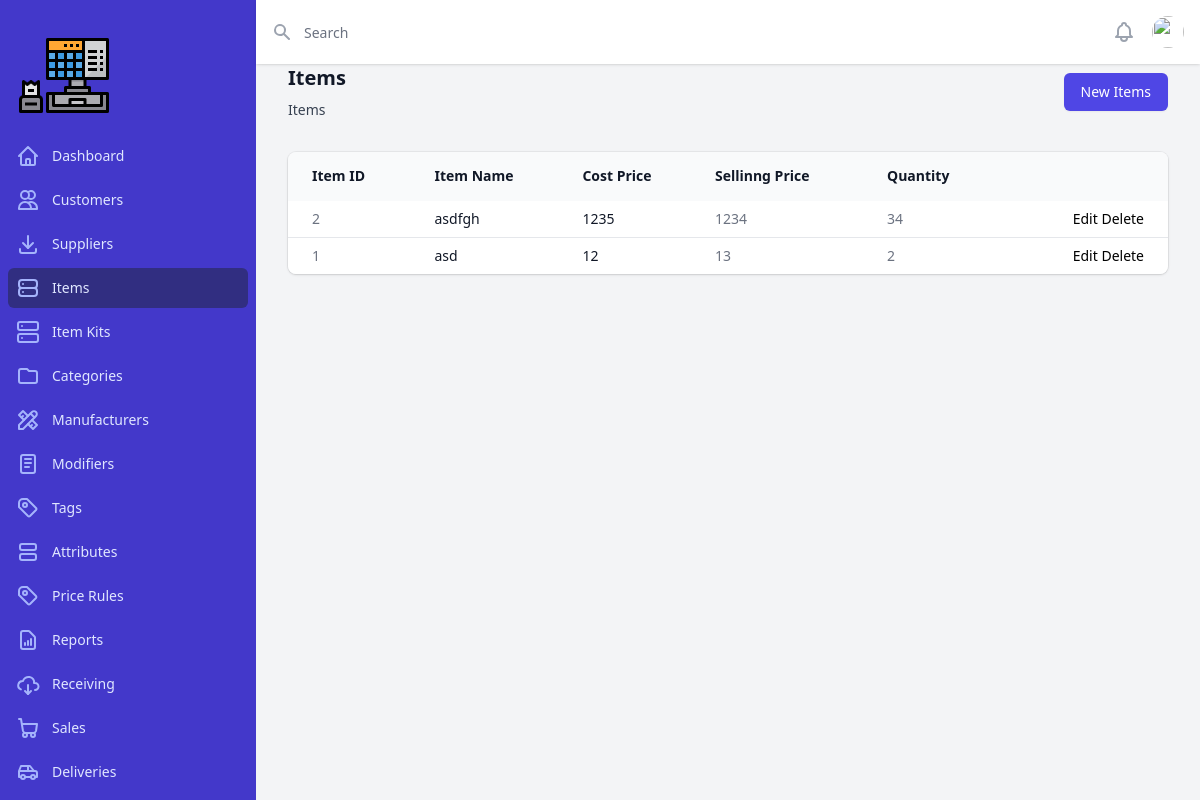
Page /index.php?page=items on the committed database.
### tables this page shows
CREATE TABLE `tbl_items` (
  `item_id` int(11) NOT NULL,
  `item_name` varchar(30) NOT NULL,
  `cost_price` int(11) NOT NULL,
  `selling_price` int(11) NOT NULL,
  `quantity` int(11) NOT NULL
);

### pages/items/items.php (the view, shortened to what this page needs)
<?php
require_once("config.php");
?>
<?php
	$pdo_statement = $pdo_conn->prepare("SELECT * FROM tbl_items ORDER BY item_id DESC");
	$pdo_statement->execute();
	$result = $pdo_statement->fetchAll();
?>
<div class="px-4 sm:px-6 lg:px-8">
  <div class="sm:flex sm:items-center">
    <div class="sm:flex-auto">
      <h1 class="text-xl font-semibold text-gray-900">Items</h1>
      <p class="mt-2 text-sm text-gray-700">Items</p>
    </div>
    <div class="mt-4 sm:mt-0 sm:ml-16 sm:flex-none">
      <a href="index.php?page=items-create">
        <button type="button" class="inline-flex items-center justify-center rounded-md border border-transparent bg-indigo-600 px-4 py-2 text-sm font-medium text-white shadow-sm hover:bg-indigo-700 focus:outline-none focus:ring-2 focus:ring-indigo-500 focus:ring-offset-2 sm:w-auto">New Items</button>
      </a>
    </div>
  </div>
  <div class="mt-8 flex flex-col">
    <div class="-my-2 -mx-4 overflow-x-auto sm:-mx-6 lg:-mx-8">
      <div class="inline-block min-w-full py-2 align-middle md:px-6 lg:px-8">
        <div class="overflow-hidden shadow ring-1 ring-black ring-opacity-5 md:rounded-lg">
          <table class="min-w-full divide-y divide-gray-50">
            <thead class="bg-gray-50">
              <tr>
                <th scope="col" class="whitespace-nowrap py-3.5 pl-4 pr-3 text-left text-sm font-semibold text-gray-900 sm:pl-6">Item ID</th>
                <th scope="col" class="whitespace-nowrap px-2 py-3.5 text-left text-sm font-semibold text-gray-900">Item Name</th>
                <th scope="col" class="whitespace-nowrap px-2 py-3.5 text-left text-sm font-semibold text-gray-900">Cost Price</th>
                <th scope="col" class="whitespace-nowrap px-2 py-3.5 text-left text-sm font-semibold text-gray-900">Sellinng Price</th>
                <th scope="col" class="whitespace-nowrap px-2 py-3.5 text-left text-sm font-semibold text-gray-900">Quantity</th>
                <th scope="col" class="bg-gray-50 relative whitespace-nowrap py-3.5 pl-3 pr-4 sm:pr-6">
                </th>
              </tr>
            </thead>
            <tbody class="divide-y divide-gray-200 bg-white">
            <?php
              if(!empty($result)) {
              foreach($result as $row) {
              ?>
              <tr>
                <td class="whitespace-nowrap py-2 pl-4 pr-3 text-sm text-gray-500 sm:pl-6 text"><?php echo $row['item_id'] ?></td>
                <td class="whitespace-nowrap px-2 py-2 text-sm font-medium text-gray-900"><?php echo $row['item_name'] ?></td>
                <td class="whitespace-nowrap px-2 py-2 text-sm text-gray-900"><?php echo $row['cost_price'] ?></td>
                <td class="whitespace-nowrap px-2 py-2 text-sm text-gray-500"><?php echo $row['selling_price'] ?></td>
                <td class="whitespace-nowrap px-2 py-2 text-sm text-gray-500"><?php echo $row['quantity'] ?></td>
                <td class="relative whitespace-nowrap py-2 pl-3 pr-4 text-right text-sm font-medium sm:pr-6 gap-2">
                  <a href="index.php?page=items-update&item_id=<?php echo $row['item_id'] ?>">Edit</a>
                  <a href="index.php?page=items-delete&item_id=<?php echo $row['item_id'] ?>" onclick="return confirm('do you want to delete this?')">Delete</a>
                </td>
              </tr>
              <?php } } ?>
            </tbody>
          </table>
        </div>
      </div>
    </div>
  </div>
</div>

### rows in the picture
tbl_items: item_id "2", item_name "asdfgh", cost_price "1235", selling_price "1234", quantity "34"
tbl_items: item_id "1", item_name "asd", cost_price "12", selling_price "13", quantity "2"
